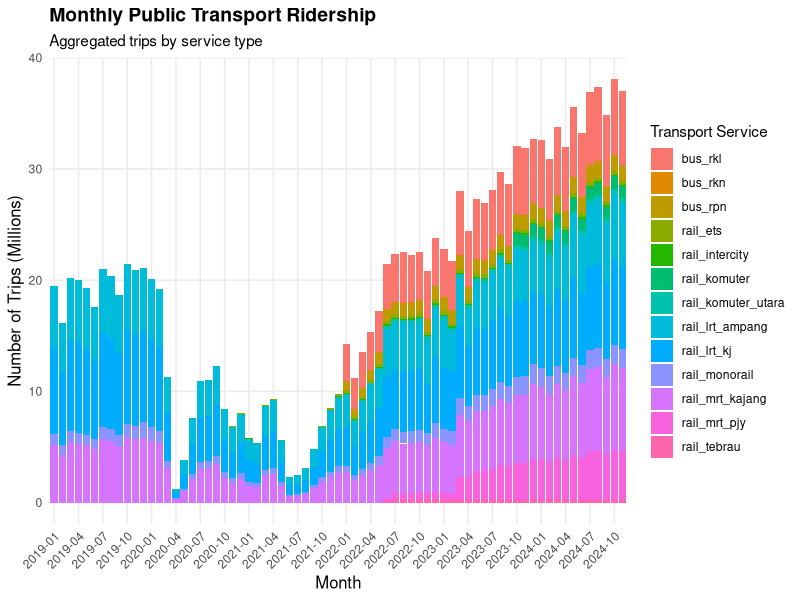
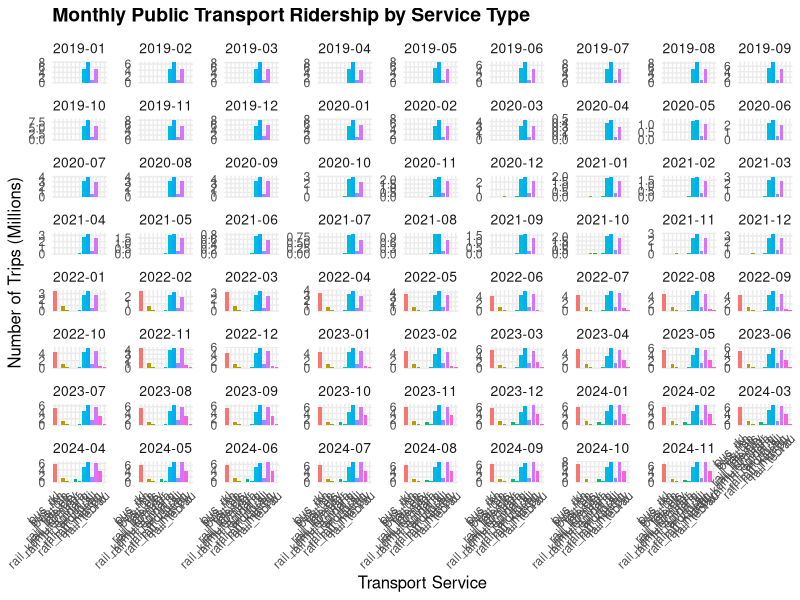

R code for these plots, in order:
# Using appropriate visuals, show the number of trips
# aggregated for each month for all the 13
# public transport services across the country.

# Load required libraries
library(dplyr)
library(ggplot2)
library(tidyr)
library(lubridate)

# Read the data
df <- read.csv("Data/ridership_headline.csv")

# Convert date to proper date format
df$date <- as.Date(df$date)

# Create month column with year and month only
df$month <- format(df$date, "%Y-%m")

# Aggregate data by month for all services
# %>% pass the result of one function to the next function
# group_by: group the data by month
# summarise: summarise the data by month
# across: apply the sum function to the columns that start with bus_ or rail_
# pivot_longer: pivot the data to long format
monthly_trips <- df %>%
  group_by(month) %>%
  summarise(across(starts_with(c("bus_", "rail_")), sum, na.rm = TRUE)) %>%
  pivot_longer(cols = -month, 
              names_to = "service", 
              values_to = "trips")

ggplot(monthly_trips, aes(x = month, y = trips/1000000, fill = service)) +  # Convert to millions
  geom_bar(stat = "identity") +
  theme_minimal() +
  theme(
    axis.text.x = element_text(angle = 45, hjust = 1),  # Reduced angle to 45
    legend.position = "right",
    panel.grid.minor = element_blank(),  # Remove minor gridlines
    plot.title = element_text(size = 14, face = "bold"),
    axis.title = element_text(size = 12)
  ) +
  labs(
    title = "Monthly Public Transport Ridership",
    subtitle = "Aggregated trips by service type",
    x = "Month",
    y = "Number of Trips (Millions)",
    fill = "Transport Service"
  ) +
  scale_y_continuous(
    labels = scales::comma_format(scale = 1)
  ) +
  scale_x_discrete(
    breaks = function(x) x[seq(1, length(x), by = 3)]  # Show every 3rd month
  )

  ggplot(monthly_trips, aes(x = service, y = trips/1000000, fill = service)) +
  geom_bar(stat = "identity") +
  facet_wrap(~month, scales = "free_y") +
  theme_minimal() +
  theme(
    axis.text.x = element_text(angle = 45, hjust = 1),
    legend.position = "none",  # Remove legend as colors already indicate service
    panel.grid.minor = element_blank(),
    plot.title = element_text(size = 14, face = "bold"),
    axis.title = element_text(size = 12),
    strip.text = element_text(size = 10)  # Month label size in facets
  ) +
  labs(
    title = "Monthly Public Transport Ridership by Service Type",
    x = "Transport Service",
    y = "Number of Trips (Millions)"
  ) +
  scale_y_continuous(
    labels = scales::comma_format(scale = 1)
  )
